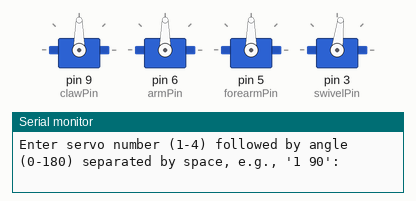
Simulated run of this sketch. Board: Arduino Uno, built with avr-gcc and run on an emulated ATmega328P. Shown: 4 × servo, the last lines printed to the serial monitor.

Above: at 0.05 s.
At 2.05 s:
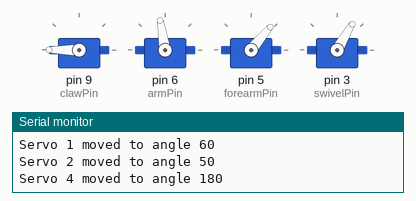
At 4.05 s:
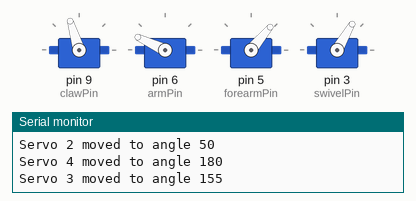
At 8.15 s:
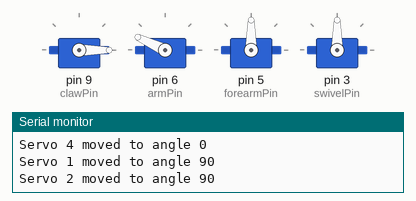
At 12.25 s:
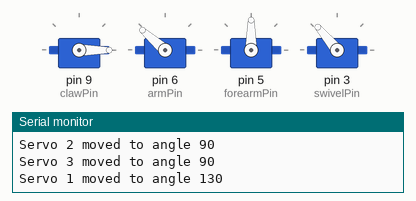
At 16.35 s:
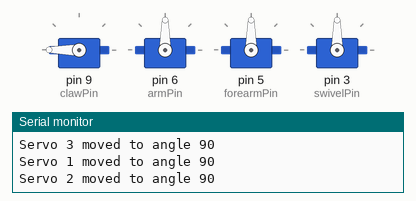
Timing chart, 0 to 21.9 s (numbered marks = the images above):
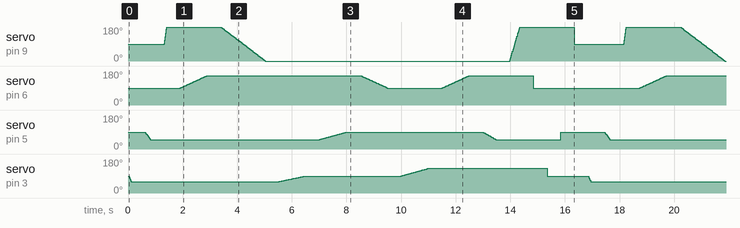

Measured:
- by itself, servo on pin 9 (clawPin): moves between 0° and 180°, repeating every 16.8 s
- by itself, servo on pin 6 (armPin): moves between 90° and 155°, repeating every 16.8 s
- by itself, servo on pin 5 (forearmPin): moves between 50° and 90°, repeating every 16.8 s

The sketch:

robotArm_multiStep_slow2.ino
```cpp
#include <Servo.h>

// Define servo objects
Servo claw;
Servo arm;
Servo forearm;
Servo swivel;

// define servo pins
const int swivelPin = 3;
const int armPin = 6;
const int forearmPin = 5;
const int clawPin = 9;

void setup() {
  // Attach servos to their respective pins
  claw.attach(clawPin);
  arm.attach(armPin);
  forearm.attach(forearmPin);
  swivel.attach(swivelPin);


  // Initialize the serial communication
  Serial.begin(9600);
  Serial.println("Enter servo number (1-4) followed by angle (0-180) separated by space, e.g., '1 90':");
}

void moveServoTo(Servo &servo, int targetAngle, int duration) {\
  if (duration == 0) {//Are we asking for immediate movement?
    servo.write(targetAngle);
    return;
  }
  int currentAngle = servo.read();
  int steps = abs(targetAngle - currentAngle);
  int stepDuration = duration / steps;

  for (int i = 0; i < steps; i++) {
    currentAngle += (targetAngle - currentAngle) > 0 ? 1 : -1;
    servo.write(currentAngle);
    delay(stepDuration);
  }
}

void moveArm(int angles[][3], int steps, int delayTime) {
  // angles: a 2D array containing the servo number, the angle for each step, and the duration per step in ms
  // steps: the number of steps to perform
  // delayTime: the delay in milliseconds between each step

  for (int i = 0; i < steps; i++) {
    int servoNumber = angles[i][0];
    int angle = angles[i][1];
    int duration = angles[i][2];

    // Check if the values are within the valid range
    if (servoNumber >= 1 && servoNumber <= 4 && angle >= 0 && angle <= 180 && duration >=0 && duration <= 5000) {
      // Move the corresponding servo to the desired angle
      switch (servoNumber) {
        case 1: //swivel min 0, max 180
          //swivel.write(angle)
          moveServoTo(swivel, angle, duration);
          break;

        case 2: //forearm min 50, max 130
          if (angle >= 50 && angle <= 130) {
            //forearm.write(angle);
            moveServoTo(forearm, angle, duration);
          }
          break;

        case 3: //arm min 55, max 155
          if (angle >= 55 && angle <= 155) {
            //arm.write(angle);
            moveServoTo(arm, angle, duration);
          }
          break;

        case 4: //claw min 0, max, 180
          if (angle >= 0 && angle <= 180) {
            //claw.write(angle);
            moveServoTo(claw, angle, duration);
          }
          break;
      }
      Serial.print("Servo ");
      Serial.print(servoNumber);
      Serial.print(" moved to angle ");
      Serial.println(angle);
    } else {
      Serial.println("Invalid input. Please enter a valid servo number (1-4), angle (0-180), and duration (0-5000).");
      return;
    }

    delay(delayTime);
  }
}


void loop() {
  // Move the arm in multiple steps

  int angles[][3] = {
    {1, 60, 100},     // swivel to the left
    {2, 50, 200},     // move forearm down
    {4, 180, 100},    // open the claw
    {3, 155, 1000},  // extend the arm
    {4, 0, 1700},    // close the claw
    {1, 90, 1000},     // swivel to the home position
    {2, 90, 1000},     // put the forearm into the home position
    {3, 90, 1000},     // move the arm to the home position
    {1, 130, 1000},    // swivel to the right
    {3, 155, 1000},  // extend the arm far
    {2, 50, 500},   // move the forearm down
    {4, 180, 500},  // open the claw
    {3, 90, 0},     // move the arm to the home position
    {1, 90, 0},     // swivel to the homeposition
    {2, 90, 0},     // move the forearm to the home position
    {4, 90, 0}      // move the claw to the home position
    };


  moveArm(angles, 16, 500);

  // Wait for a new command
  //Serial.println("Enter servo number (1-4) followed by angle (0-180) separated by space, e.g., '1 90':");
  //while (Serial.available() > 0) {
  //  Serial.read();
  //}
}
```
